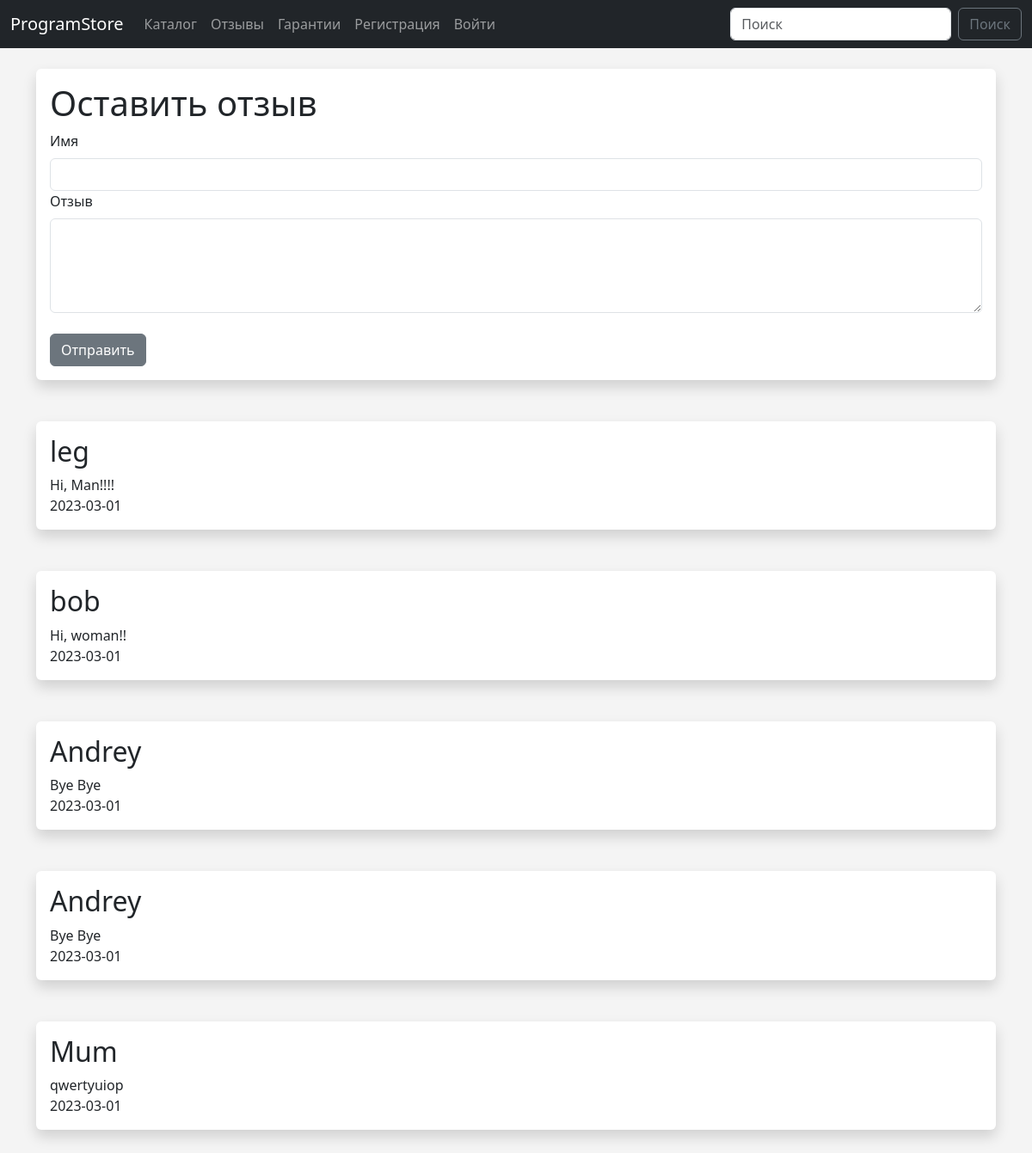
The app's page /reviews with its own data.
### app.py (models this page shows)
class Reviews(db.Model):
    id = db.Column(db.Integer, primary_key=True)
    username = db.Column(db.String(70), nullable=False)
    review = db.Column(db.Text, nullable=False)
    date_added = db.Column(db.Date, default=date.today())

### app.py (the view)
@app.route('/reviews', methods=['GET', 'POST'])
def reviews():
    form = ReviewForm()
    reviews = Reviews.query.order_by(Reviews.date_added)
    if form.validate_on_submit() and request.method == 'POST':
        review = Reviews(username=form.username.data, review=form.review.data)
        db.session.add(review)
        db.session.commit()
        form.username.data = ''
        form.review.data = ''
    return render_template('reviews.html', form=form, reviews=reviews)

### app.py
class ReviewForm(FlaskForm):
    username = StringField('Имя', validators=[DataRequired()])
    review = StringField('Отзыв', validators=[DataRequired()], widget=TextArea())
    submit = SubmitField('Отправить')

### templates/reviews.html (shortened to what this page needs)
{% extends 'base.html' %}
{% block content %}
<div class="shadow p-3 mb-5 bg-white rounded">
    <h1>Оставить отзыв</h1>
    <form method="POST">
        {{ form.username.label(class="form-label") }}
        {{ form.username(class="form-control") }}
        {{ form.review.label(class="form-label") }}
        {{ form.review(class="form-control", rows='4') }}
        <br>
        {{ form.submit(class="btn btn-secondary") }}
    </form>
</div>
{% for review in reviews %}
<div class="shadow p-3 mb-5 bg-white rounded">
    <h2>{{review.username}}</h2>
    {{review.review}}<br>
    {{review.date_added}}<br>
</div>
{% endfor %}
{% endblock %}

### static/css/style.css (style rules this page uses)
body { background: #f4f4f4; }

### records on screen
Reviews: username "leg", review "Hi, Man!!!!", date_added "2023-03-01"
Reviews: username "bob", review "Hi, woman!!", date_added "2023-03-01"
Reviews: username "Andrey", review "Bye Bye", date_added "2023-03-01"
Reviews: username "Andrey", review "Bye Bye", date_added "2023-03-01"
Reviews: username "Mum", review "qwertyuiop", date_added "2023-03-01"
